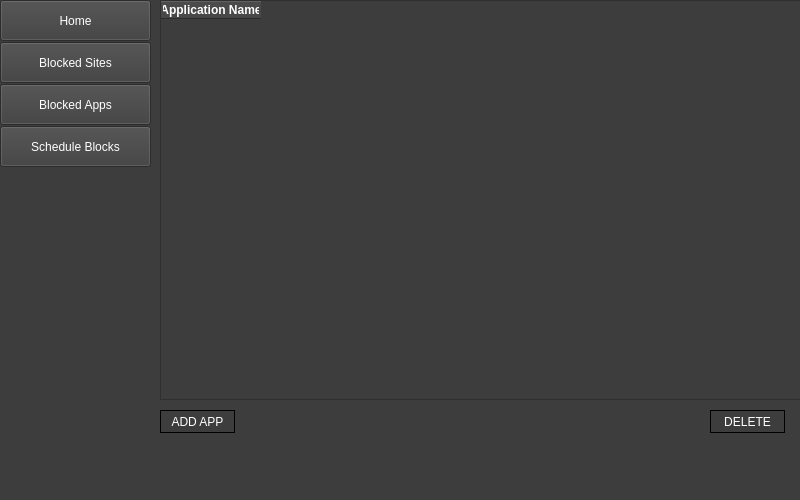
<?xml version="1.0" encoding="UTF-8"?>
<ui version="4.0">
 <class>Form</class>
 <widget class="QWidget" name="Form">
  <property name="geometry">
   <rect>
    <x>0</x>
    <y>0</y>
    <width>800</width>
    <height>500</height>
   </rect>
  </property>
  <property name="windowTitle">
   <string>Form</string>
  </property>
  <property name="styleSheet">
   <string notr="true">background-color:rgb(61,61,61);</string>
  </property>
  <widget class="QPushButton" name="btn_blockedHistory">
   <property name="geometry">
    <rect>
     <x>0</x>
     <y>42</y>
     <width>151</width>
     <height>41</height>
    </rect>
   </property>
   <property name="styleSheet">
    <string notr="true">color: white;
font: 63 12pt &quot;Cascadia Mono SemiBold&quot;;
border-bottom: 2px solid white;</string>
   </property>
   <property name="text">
    <string>Blocked Sites</string>
   </property>
  </widget>
  <widget class="QPushButton" name="btn_home">
   <property name="geometry">
    <rect>
     <x>0</x>
     <y>0</y>
     <width>151</width>
     <height>41</height>
    </rect>
   </property>
   <property name="styleSheet">
    <string notr="true">color: white;
font: 63 12pt &quot;Cascadia Mono SemiBold&quot;;
border-bottom: 2px solid white;</string>
   </property>
   <property name="text">
    <string>Home</string>
   </property>
  </widget>
  <widget class="QPushButton" name="btn_scheduleBlocks">
   <property name="geometry">
    <rect>
     <x>0</x>
     <y>126</y>
     <width>151</width>
     <height>41</height>
    </rect>
   </property>
   <property name="styleSheet">
    <string notr="true">color: white;
font: 63 12pt &quot;Cascadia Mono SemiBold&quot;;
border-bottom: 2px solid white;</string>
   </property>
   <property name="text">
    <string>Schedule Blocks</string>
   </property>
  </widget>
  <widget class="QPushButton" name="btn_blockedApps">
   <property name="geometry">
    <rect>
     <x>0</x>
     <y>84</y>
     <width>151</width>
     <height>41</height>
    </rect>
   </property>
   <property name="styleSheet">
    <string notr="true">color: white;
font: 63 12pt &quot;Cascadia Mono SemiBold&quot;;
border-bottom: 2px solid white;</string>
   </property>
   <property name="text">
    <string>Blocked Apps</string>
   </property>
  </widget>
  <widget class="QTableWidget" name="tableWidget">
   <property name="geometry">
    <rect>
     <x>160</x>
     <y>0</y>
     <width>641</width>
     <height>400</height>
    </rect>
   </property>
   <property name="autoFillBackground">
    <bool>false</bool>
   </property>
   <property name="styleSheet">
    <string notr="true">QTableWidget {
	
}

QHeaderView::section {
	background-color: rgb(61,61,61);
	color: white;
}

QTableWidget::item {
	color: white;
}</string>
   </property>
   <property name="alternatingRowColors">
    <bool>false</bool>
   </property>
   <column>
    <property name="text">
     <string>Application Name</string>
    </property>
    <property name="font">
     <font>
      <weight>75</weight>
      <bold>true</bold>
     </font>
    </property>
   </column>
  </widget>
  <widget class="QPushButton" name="btn_addApp">
   <property name="geometry">
    <rect>
     <x>160</x>
     <y>410</y>
     <width>75</width>
     <height>23</height>
    </rect>
   </property>
   <property name="styleSheet">
    <string notr="true">color: white;
font: 75 10pt &quot;MS Shell Dlg 2&quot;;
border: 1px solid black;</string>
   </property>
   <property name="text">
    <string>ADD APP</string>
   </property>
  </widget>
  <widget class="QPushButton" name="btn_deleteApp">
   <property name="geometry">
    <rect>
     <x>710</x>
     <y>410</y>
     <width>75</width>
     <height>23</height>
    </rect>
   </property>
   <property name="styleSheet">
    <string notr="true">color: white;
font: 75 10pt &quot;MS Shell Dlg 2&quot;;
border: 1px solid black;</string>
   </property>
   <property name="text">
    <string>DELETE</string>
   </property>
  </widget>
 </widget>
 <resources/>
 <connections/>
</ui>
